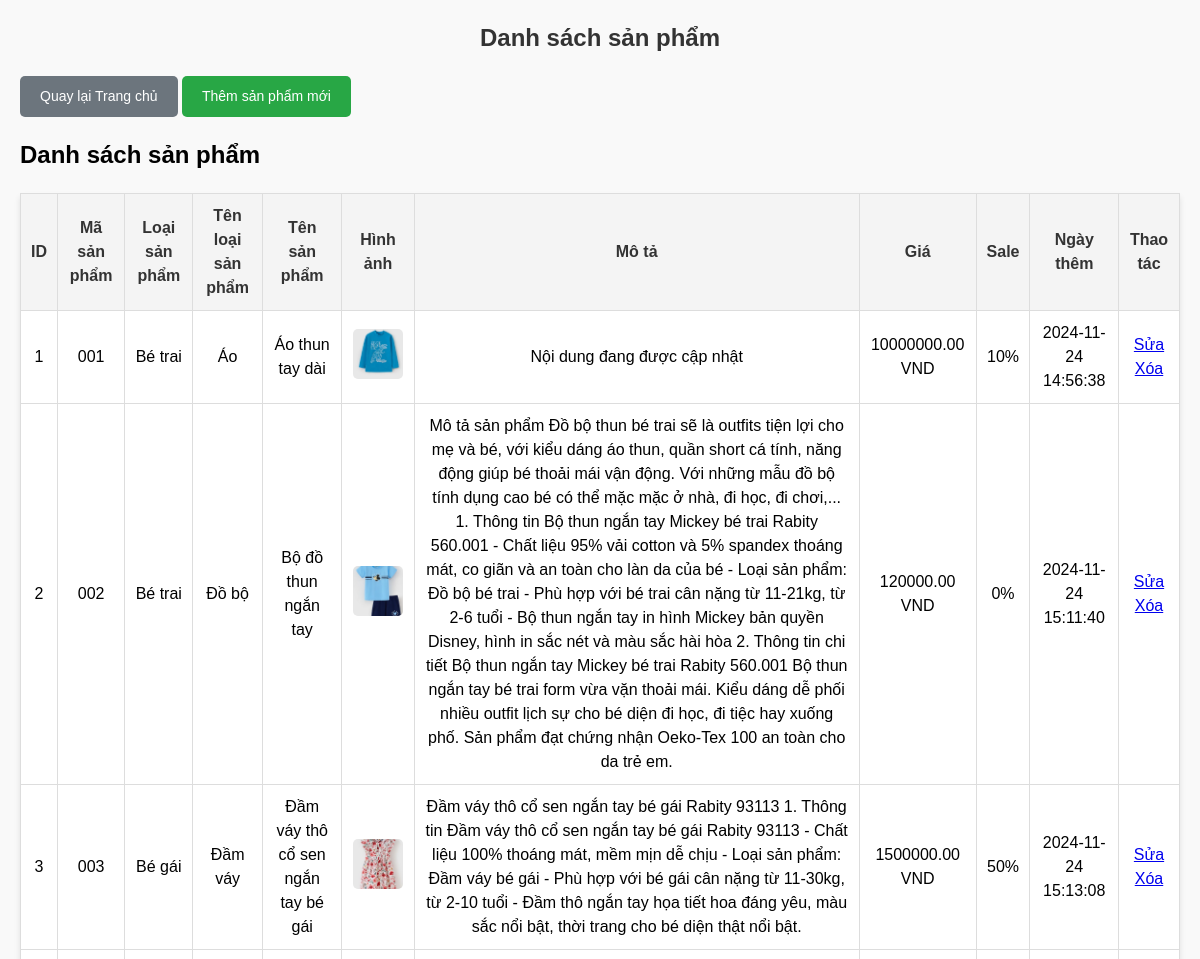
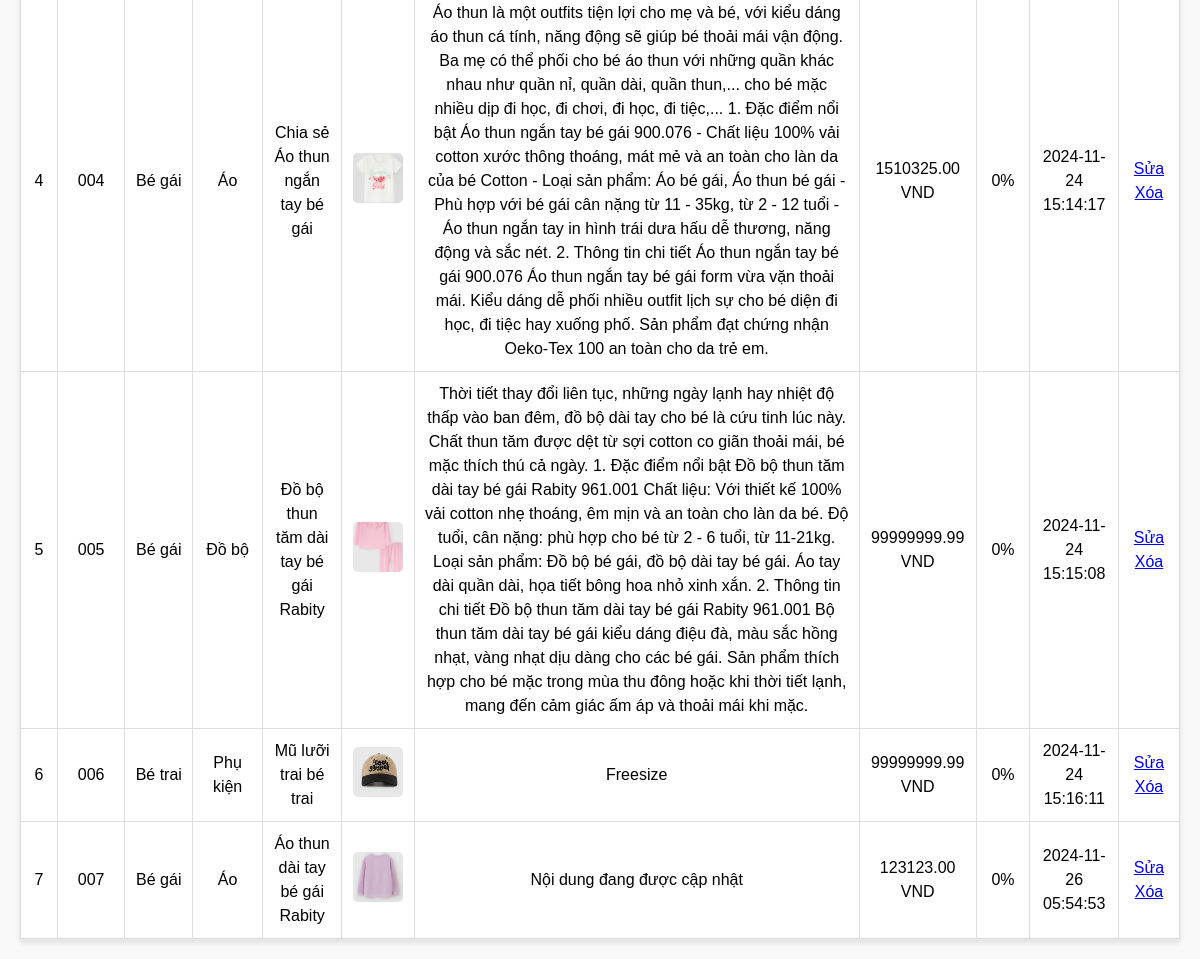
/admin/dashboard.php (signed in), run on the app's committed database (2 pictures, top to bottom).
### tables this page shows
CREATE TABLE `products` (
  `id` int(11) NOT NULL,
  `product_code` varchar(50) NOT NULL,
  `category` varchar(50) NOT NULL,
  `category_name` varchar(50) NOT NULL,
  `name` varchar(255) NOT NULL,
  `image` varchar(255) NOT NULL,
  `description` text NOT NULL,
  `price` decimal(10,2) NOT NULL,
  `created_at` timestamp NOT NULL DEFAULT current_timestamp(),
  `sale_percentage` int(11) DEFAULT 0
);

### admin/dashboard.php (the view, shortened to what this page needs)
<?php
require '../db.php';
$stmt = $pdo->query("SELECT * FROM products");
$products = $stmt->fetchAll(PDO::FETCH_ASSOC);
?>
<!DOCTYPE html>
<html lang="en">
<head>
    <link rel="stylesheet" href="../css/admin.css">
</head>
<body>
    <header>
        <h1>Danh sách sản phẩm</h1>
    </header>
    <main>
        <a href="../index.php" class="back-btn">Quay lại Trang chủ</a>
        <a href="add_product.php" class="add-btn">Thêm sản phẩm mới</a>
        <h2>Danh sách sản phẩm</h2>
        <table>
            <thead>
                <tr>
                    <th>ID</th>
                    <th>Mã sản phẩm</th>
                    <th>Loại sản phẩm</th>
                    <th>Tên loại sản phẩm</th>
                    <th>Tên sản phẩm</th>
                    <th>Hình ảnh</th>
                    <th>Mô tả</th>
                    <th>Giá</th>
                    <th>Sale</th>
                    <th>Ngày thêm</th>
                    <th>Thao tác</th>
                </tr>
            </thead>
            <tbody>
                <?php foreach ($products as $product): ?>
                    <tr>
                        <td><?php echo htmlspecialchars($product['id']); ?></td>
                        <td><?php echo htmlspecialchars($product['product_code']); ?></td>
                        <td><?php echo htmlspecialchars($product['category']); ?></td>
                        <td><?php echo htmlspecialchars($product['category_name']); ?></td>
                        <td><?php echo htmlspecialchars($product['name']); ?></td>
                        <td>
                            <img src="<?php echo htmlspecialchars($product['image']); ?>" alt="<?php echo htmlspecialchars($product['name']); ?>" style="width: 50px; height: 50px;">
                        </td>
                        <td><?php echo htmlspecialchars($product['description']); ?></td>
                        <td><?php echo htmlspecialchars($product['price']); ?> VND</td>
                        <td><?php echo htmlspecialchars($product['sale_percentage']); ?>%</td>
                        <td><?php echo htmlspecialchars($product['created_at']); ?></td>
                        <td>
                            <a href="edit_product.php?id=<?php echo $product['id']; ?>">Sửa</a>
                            <a href="delete_product.php?id=<?php echo $product['id']; ?>" onclick="return confirm('Bạn có chắc chắn muốn xóa sản phẩm này?');">Xóa</a>
                        </td>
                    </tr>
                <?php endforeach; ?>
            </tbody>
        </table>
    </main>
</body>
</html>

### css/admin.css (style rules this page uses)
* { margin: 0; padding: 0; box-sizing: border-box; }
body { font-family: Arial, sans-serif; line-height: 1.5; background-color: #f9f9f9; padding: 20px; }
h1 { text-align: center; margin-bottom: 20px; font-size: 24px; color: #333; }
table { width: 100%; border-collapse: collapse; margin-top: 20px; background-color: white; box-shadow: 0 4px 6px rgba(0, 0, 0, 0.1); }
table th, table td { padding: 10px; text-align: center; border: 1px solid #ddd; }
table th { background-color: #f4f4f4; color: #333; font-weight: bold; }
table td img { max-width: 50px; max-height: 50px; object-fit: cover; border-radius: 5px; }
.add-btn { display: inline-block; background-color: #28a745; color: white; text-decoration: none; padding: 10px 20px; border-radius: 5px; margin-bottom: 20px; font-size: 14px; }
.back-btn { display: inline-block; background-color: #6c757d; color: white; text-decoration: none; padding: 10px 20px; border-radius: 5px; margin-bottom: 20px; font-size: 14px; }

### data on the page
products: id "1", product_code "001", category "Bé trai", category_name "Áo", name "Áo thun tay dài", image (picture), description "Nội dung đang được cập nhật", price "10000000.00", sale_percentage "10", created_at "2024-11-24 14:56:38"
products: id "2", product_code "002", category "Bé trai", category_name "Đồ bộ", name "Bộ đồ thun ngắn tay", image (picture), description "Mô tả sản phẩm Đồ bộ thun bé trai sẽ là outfits tiện lợi cho mẹ và bé, với kiểu dáng áo thun, quần short cá tính, năng động giúp bé thoải mái vận động. Với những mẫu đồ bộ tính dụng cao bé có thể mặc mặc ở nhà, đi học, đi chơi,... 1. Thông tin Bộ thun ngắn tay Mickey bé trai Rabity 560.001 - Chất liệu 95% vải cotton và 5% spandex thoáng mát, co giãn và an toàn cho làn da của bé - Loại sản phẩm: Đồ bộ bé trai - Phù hợp với bé trai cân nặng từ 11-21kg, từ 2-6 tuổi - Bộ thun ngắn tay in hình Mickey bản quyền Disney, hình in sắc nét và màu sắc hài hòa 2. Thông tin chi tiết Bộ thun ngắn tay Mickey bé trai Rabity 560.001 Bộ thun ngắn tay bé trai form vừa vặn thoải mái. Kiểu dáng dễ phối nhiều…", price "120000.00", sale_percentage "0", created_at "2024-11-24 15:11:40"
products: id "3", product_code "003", category "Bé gái", category_name "Đầm váy", name "Đầm váy thô cổ sen ngắn tay bé gái", image (picture), description "Đầm váy thô cổ sen ngắn tay bé gái Rabity 93113 1. Thông tin Đầm váy thô cổ sen ngắn tay bé gái Rabity 93113 - Chất liệu 100% thoáng mát, mềm mịn dễ chịu - Loại sản phẩm: Đầm váy bé gái - Phù hợp với bé gái cân nặng từ 11-30kg, từ 2-10 tuổi - Đầm thô ngắn tay họa tiết hoa đáng yêu, màu sắc nổi bật, thời trang cho bé diện thật nổi bật.", price "1500000.00", sale_percentage "50", created_at "2024-11-24 15:13:08"
products: id "4", product_code "004", category "Bé gái", category_name "Áo", name "Chia sẻ Áo thun ngắn tay bé gái", image (picture), description "Áo thun là một outfits tiện lợi cho mẹ và bé, với kiểu dáng áo thun cá tính, năng động sẽ giúp bé thoải mái vận động. Ba mẹ có thể phối cho bé áo thun với những quần khác nhau như quần nỉ, quần dài, quần thun,... cho bé mặc nhiều dịp đi học, đi chơi, đi học, đi tiệc,... 1. Đặc điểm nổi bật Áo thun ngắn tay bé gái 900.076 - Chất liệu 100% vải cotton xước thông thoáng, mát mẻ và an toàn cho làn da của bé Cotton - Loại sản phẩm: Áo bé gái, Áo thun bé gái - Phù hợp với bé gái cân nặng từ 11 - 35kg, từ 2 - 12 tuổi - Áo thun ngắn tay in hình trái dưa hấu dễ thương, năng động và sắc nét. 2. Thông tin chi tiết Áo thun ngắn tay bé gái 900.076 Áo thun ngắn tay bé gái form vừa vặn thoải mái. Kiểu dáng…", price "1510325.00", sale_percentage "0", created_at "2024-11-24 15:14:17"
products: id "5", product_code "005", category "Bé gái", category_name "Đồ bộ", name "Đồ bộ thun tăm dài tay bé gái Rabity", image (picture), description "Thời tiết thay đổi liên tục, những ngày lạnh hay nhiệt độ thấp vào ban đêm, đồ bộ dài tay cho bé là cứu tinh lúc này. Chất thun tăm được dệt từ sợi cotton co giãn thoải mái, bé mặc thích thú cả ngày. 1. Đặc điểm nổi bật Đồ bộ thun tăm dài tay bé gái Rabity 961.001 Chất liệu: Với thiết kế 100% vải cotton nhẹ thoáng, êm mịn và an toàn cho làn da bé. Độ tuổi, cân nặng: phù hợp cho bé từ 2 - 6 tuổi, từ 11-21kg. Loại sản phẩm: Đồ bộ bé gái, đồ bộ dài tay bé gái. Áo tay dài quần dài, họa tiết bông hoa nhỏ xinh xắn. 2. Thông tin chi tiết Đồ bộ thun tăm dài tay bé gái Rabity 961.001 Bộ thun tăm dài tay bé gái kiểu dáng điệu đà, màu sắc hồng nhạt, vàng nhạt dịu dàng cho các bé gái. Sản phẩm thích…", price "99999999.99", sale_percentage "0", created_at "2024-11-24 15:15:08"
products: id "6", product_code "006", category "Bé trai", category_name "Phụ kiện", name "Mũ lưỡi trai bé trai", image (picture), description "Freesize", price "99999999.99", sale_percentage "0", created_at "2024-11-24 15:16:11"
products: id "7", product_code "007", category "Bé gái", category_name "Áo", name "Áo thun dài tay bé gái Rabity", image (picture), description "Nội dung đang được cập nhật", price "123123.00", sale_percentage "0", created_at "2024-11-26 05:54:53"
